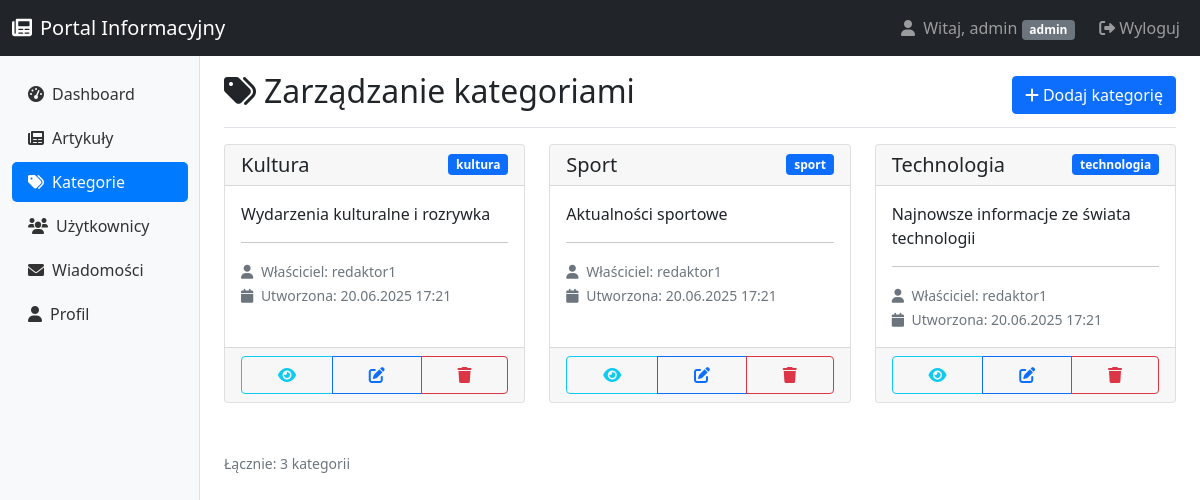
Screenshot of /admin/categories.php (signed in) with the database file from the repository.
### tables this page shows
CREATE TABLE categories (
    id INT AUTO_INCREMENT PRIMARY KEY,
    name VARCHAR(100) NOT NULL,
    slug VARCHAR(100) NOT NULL UNIQUE,
    description TEXT,
    author_id INT,
    created_at TIMESTAMP DEFAULT CURRENT_TIMESTAMP,
    FOREIGN KEY (author_id) REFERENCES users(id) ON DELETE SET NULL
);

CREATE TABLE users (
    id INT AUTO_INCREMENT PRIMARY KEY,
    username VARCHAR(50) NOT NULL UNIQUE,
    email VARCHAR(100) NOT NULL UNIQUE,
    password VARCHAR(255) NOT NULL,
    role ENUM('admin', 'author') DEFAULT 'author',
    created_at TIMESTAMP DEFAULT CURRENT_TIMESTAMP
);

### config/config.php (called while the page is built, shortened)
<?php
function formatDate($date) {
    return date('d.m.Y H:i', strtotime($date));
}
spl_autoload_register(function ($class_name) {
    $paths = [
        __DIR__ . '/../models/' . $class_name . '.php',
        __DIR__ . '/../classes/' . $class_name . '.php',
        __DIR__ . '/../controllers/' . $class_name . '.php',
        __DIR__ . '/../../models/' . $class_name . '.php',
        __DIR__ . '/../../classes/' . $class_name . '.php',
        __DIR__ . '/../../controllers/' . $class_name . '.php',
        'models/' . $class_name . '.php',
        '../models/' . $class_name . '.php',
        'classes/' . $class_name . '.php',
        '../classes/' . $class_name . '.php'
    ];
    foreach ($paths as $file) {
        if (file_exists($file)) {
            return;
        }
    }
});
?>

### models/Category.php (called while the page is built, shortened)
<?php
class Category {
    private $conn;
    private $table_name = "categories";
    public function __construct($db) {
        $this->conn = $db;
    }
    public function getAll() {
        $query = "SELECT c.*, u.username as author_name
                  FROM " . $this->table_name . " c
                  LEFT JOIN users u ON c.author_id = u.id
                  ORDER BY c.name";
        $stmt = $this->conn->prepare($query);
        $stmt->execute();
        return $stmt->fetchAll(PDO::FETCH_ASSOC);
    }
}
?>

### admin/categories.php (the view, shortened to what this page needs)
<?php
require_once '../config/config.php';
$database = new Database();
$db = $database->getConnection();
$category = new Category($db);
$categories = $category->getAll();
?>
<!DOCTYPE html>
<html lang="pl">
<head>
    <link href="https://cdn.jsdelivr.net/npm/bootstrap@5.1.3/dist/css/bootstrap.min.css" rel="stylesheet">
    <link href="https://cdnjs.cloudflare.com/ajax/libs/font-awesome/6.0.0/css/all.min.css" rel="stylesheet">
</head>
<body>
    <nav class="navbar navbar-expand-lg navbar-dark bg-dark">
        <div class="container-fluid">
            <a class="navbar-brand" href="../index.php">
                <i class="fas fa-newspaper me-2"></i>Portal Informacyjny
            </a>
            <div class="navbar-nav ms-auto">
                <span class="navbar-text me-3">
                    <i class="fas fa-user me-1"></i>
                    Witaj, <?= htmlspecialchars($_SESSION['username']) ?>
                    <span class="badge bg-secondary"><?= $_SESSION['role'] ?></span>
                </span>
                <a class="nav-link" href="../logout.php">
                    <i class="fas fa-sign-out-alt me-1"></i>Wyloguj
                </a>
            </div>
        </div>
    </nav>
    <div class="container-fluid">
        <div class="row">
            <nav class="col-md-3 col-lg-2 d-md-block bg-light sidebar">
                <div class="position-sticky pt-3">
                    <ul class="nav flex-column">
                        <li class="nav-item">
                            <a class="nav-link" href="index.php">
                                <i class="fas fa-tachometer-alt me-2"></i>Dashboard
                            </a>
                        </li>
                        <li class="nav-item">
                            <a class="nav-link" href="articles.php">
                                <i class="fas fa-newspaper me-2"></i>Artykuły
                            </a>
                        </li>
                        <li class="nav-item">
                            <a class="nav-link active" href="categories.php">
                                <i class="fas fa-tags me-2"></i>Kategorie
                            </a>
                        </li>
                        <li class="nav-item">
                            <a class="nav-link" href="users.php">
                                <i class="fas fa-users me-2"></i>Użytkownicy
                            </a>
                        </li>
                        <li class="nav-item">
                            <a class="nav-link" href="messages.php">
                                <i class="fas fa-envelope me-2"></i>Wiadomości
                            </a>
                        </li>
                        <li class="nav-item">
                            <a class="nav-link" href="profile.php">
                                <i class="fas fa-user me-2"></i>Profil
                            </a>
                        </li>
                    </ul>
                </div>
            </nav>
            <main class="col-md-9 ms-sm-auto col-lg-10 px-md-4">
                <div class="d-flex justify-content-between flex-wrap flex-md-nowrap align-items-center pt-3 pb-2 mb-3 border-bottom">
                    <h1 class="h2">
                        <i class="fas fa-tags me-2"></i>Zarządzanie kategoriami
                    </h1>
                    <a href="add_category.php" class="btn btn-primary">
                        <i class="fas fa-plus me-1"></i>Dodaj kategorię
                    </a>
                </div>
                <?php if (empty($categories)): ?>
                    <div class="text-center py-5">
                        <i class="fas fa-tags fa-4x text-muted mb-4"></i>
                        <h3 class="text-muted">Brak kategorii</h3>
                        <p class="text-muted">Nie masz jeszcze żadnych kategorii.</p>
                        <a href="add_category.php" class="btn btn-primary btn-lg">
                            <i class="fas fa-plus me-2"></i>Dodaj pierwszą kategorię
                        </a>
                    </div>
                <?php else: ?>
                    <div class="row">
                        <?php foreach ($categories as $cat): ?>
                        <div class="col-md-6 col-lg-4 mb-4">
                            <div class="card h-100">
                                <div class="card-header d-flex justify-content-between align-items-center">
                                    <h5 class="mb-0"><?= htmlspecialchars($cat['name']) ?></h5>
                                    <span class="badge bg-primary"><?= $cat['slug'] ?></span>
                                </div>
                                <div class="card-body">
                                    <p class="card-text">
                                        <?= htmlspecialchars($cat['description']) ?>
                                    </p>
                                    <hr>
                                    <small class="text-muted">
                                        <i class="fas fa-user me-1"></i>
                                        Właściciel: <?= htmlspecialchars($cat['author_name'] ?? 'Brak') ?><br>
                                        <i class="fas fa-calendar me-1"></i>
                                        Utworzona: <?= formatDate($cat['created_at']) ?>
                                    </small>
                                </div>
                                <div class="card-footer">
                                    <div class="btn-group w-100" role="group">
                                        <a href="../category.php?slug=<?= $cat['slug'] ?>"
                                           class="btn btn-outline-info" target="_blank">
                                            <i class="fas fa-eye"></i>
                                        </a>
                                        <a href="edit_category.php?id=<?= $cat['id'] ?>"
                                           class="btn btn-outline-primary">
                                            <i class="fas fa-edit"></i>
                                        </a>
                                        <a href="delete_category.php?id=<?= $cat['id'] ?>"
                                           class="btn btn-outline-danger"
                                           onclick="return confirm('Czy na pewno chcesz usunąć tę kategorię? Wszystkie artykuły z tej kategorii też zostaną usunięte!')">
                                            <i class="fas fa-trash"></i>
                                        </a>
                                    </div>
                                </div>
                            </div>
                        </div>
                        <?php endforeach; ?>
                    </div>
                    <div class="mt-4">
                        <small class="text-muted">
                            Łącznie: <?= count($categories) ?> kategorii
                        </small>
                    </div>
                <?php endif; ?>
            </main>
        </div>
    </div>
</body>
</html>

### admin/categories.php (style rules this page uses)
.sidebar { min-height: calc(100vh - 56px); box-shadow: inset -1px 0 0 rgba(0, 0, 0, .1); }
.sidebar .nav-link { color: #333; border-radius: 5px; margin: 2px 0; }
.sidebar .nav-link.active { background-color: #007bff; color: white; }

### rows the page displays
categories: name "Kultura", slug "kultura", description "Wydarzenia kulturalne i rozrywka", author.username "redaktor1", created_at "20.06.2025 17:21"
categories: name "Sport", slug "sport", description "Aktualności sportowe", author.username "redaktor1", created_at "20.06.2025 17:21"
categories: name "Technologia", slug "technologia", description "Najnowsze informacje ze świata technologii", author.username "redaktor1", created_at "20.06.2025 17:21"

### other values shown
$_SESSION['username'] "admin"
$_SESSION['role'] "admin"
count($categories) "3"
